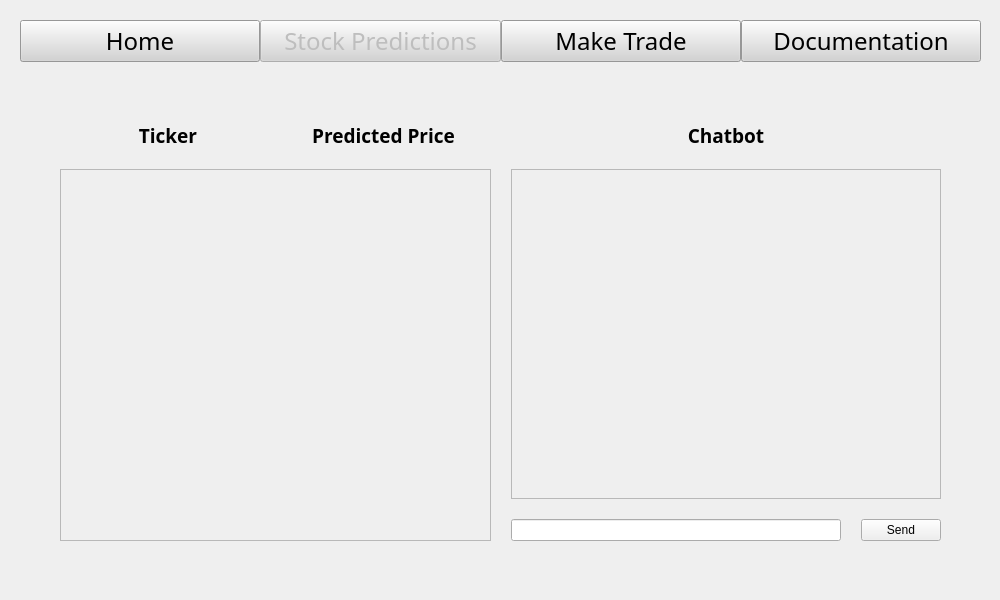
<?xml version="1.0" encoding="UTF-8"?>
<ui version="4.0">
 <class>Form</class>
 <widget class="QWidget" name="Form">
  <property name="geometry">
   <rect>
    <x>0</x>
    <y>0</y>
    <width>1000</width>
    <height>600</height>
   </rect>
  </property>
  <property name="windowTitle">
   <string>Form</string>
  </property>
  <widget class="QWidget" name="verticalLayoutWidget">
   <property name="geometry">
    <rect>
     <x>0</x>
     <y>0</y>
     <width>1001</width>
     <height>601</height>
    </rect>
   </property>
   <layout class="QVBoxLayout" name="verticalLayout_2">
    <property name="spacing">
     <number>20</number>
    </property>
    <property name="leftMargin">
     <number>20</number>
    </property>
    <property name="topMargin">
     <number>20</number>
    </property>
    <property name="rightMargin">
     <number>20</number>
    </property>
    <property name="bottomMargin">
     <number>20</number>
    </property>
    <item>
     <layout class="QHBoxLayout" name="horizontalLayout_3">
      <property name="spacing">
       <number>0</number>
      </property>
      <property name="sizeConstraint">
       <enum>QLayout::SetNoConstraint</enum>
      </property>
      <property name="leftMargin">
       <number>0</number>
      </property>
      <property name="topMargin">
       <number>0</number>
      </property>
      <property name="rightMargin">
       <number>0</number>
      </property>
      <property name="bottomMargin">
       <number>0</number>
      </property>
      <item>
       <widget class="QPushButton" name="homeButton">
        <property name="enabled">
         <bool>true</bool>
        </property>
        <property name="sizePolicy">
         <sizepolicy hsizetype="Expanding" vsizetype="Fixed">
          <horstretch>1</horstretch>
          <verstretch>1</verstretch>
         </sizepolicy>
        </property>
        <property name="font">
         <font>
          <family>Lucida Sans</family>
          <pointsize>18</pointsize>
          <weight>50</weight>
          <bold>false</bold>
         </font>
        </property>
        <property name="styleSheet">
         <string notr="true">background-color : lightgrey</string>
        </property>
        <property name="text">
         <string>Home</string>
        </property>
       </widget>
      </item>
      <item>
       <widget class="QPushButton" name="predictionButton">
        <property name="enabled">
         <bool>false</bool>
        </property>
        <property name="sizePolicy">
         <sizepolicy hsizetype="Expanding" vsizetype="Fixed">
          <horstretch>1</horstretch>
          <verstretch>1</verstretch>
         </sizepolicy>
        </property>
        <property name="font">
         <font>
          <family>Lucida Sans</family>
          <pointsize>18</pointsize>
          <weight>50</weight>
          <bold>false</bold>
         </font>
        </property>
        <property name="styleSheet">
         <string notr="true">background-color : lightgrey</string>
        </property>
        <property name="text">
         <string>Stock Predictions</string>
        </property>
       </widget>
      </item>
      <item>
       <widget class="QPushButton" name="tradeButton">
        <property name="sizePolicy">
         <sizepolicy hsizetype="Expanding" vsizetype="Fixed">
          <horstretch>1</horstretch>
          <verstretch>1</verstretch>
         </sizepolicy>
        </property>
        <property name="font">
         <font>
          <family>Lucida Sans</family>
          <pointsize>18</pointsize>
          <weight>50</weight>
          <bold>false</bold>
         </font>
        </property>
        <property name="styleSheet">
         <string notr="true">background-color : lightgrey</string>
        </property>
        <property name="text">
         <string>Make Trade</string>
        </property>
       </widget>
      </item>
      <item>
       <widget class="QPushButton" name="documentButton">
        <property name="enabled">
         <bool>true</bool>
        </property>
        <property name="sizePolicy">
         <sizepolicy hsizetype="Expanding" vsizetype="Fixed">
          <horstretch>1</horstretch>
          <verstretch>1</verstretch>
         </sizepolicy>
        </property>
        <property name="font">
         <font>
          <family>Lucida Sans</family>
          <pointsize>18</pointsize>
          <weight>50</weight>
          <bold>false</bold>
         </font>
        </property>
        <property name="styleSheet">
         <string notr="true">background-color : lightgrey</string>
        </property>
        <property name="text">
         <string>Documentation</string>
        </property>
       </widget>
      </item>
     </layout>
    </item>
    <item>
     <layout class="QHBoxLayout" name="horizontalLayout">
      <property name="spacing">
       <number>20</number>
      </property>
      <property name="leftMargin">
       <number>40</number>
      </property>
      <property name="topMargin">
       <number>40</number>
      </property>
      <property name="rightMargin">
       <number>40</number>
      </property>
      <property name="bottomMargin">
       <number>40</number>
      </property>
      <item>
       <layout class="QVBoxLayout" name="verticalLayout_4">
        <item>
         <layout class="QHBoxLayout" name="horizontalLayout_2">
          <property name="spacing">
           <number>0</number>
          </property>
          <item>
           <widget class="QLabel" name="ticker">
            <property name="sizePolicy">
             <sizepolicy hsizetype="Expanding" vsizetype="Fixed">
              <horstretch>1</horstretch>
              <verstretch>1</verstretch>
             </sizepolicy>
            </property>
            <property name="font">
             <font>
              <family>Lucida Sans</family>
              <pointsize>14</pointsize>
              <weight>75</weight>
              <bold>true</bold>
             </font>
            </property>
            <property name="text">
             <string>Ticker</string>
            </property>
            <property name="scaledContents">
             <bool>false</bool>
            </property>
            <property name="alignment">
             <set>Qt::AlignCenter</set>
            </property>
           </widget>
          </item>
          <item>
           <widget class="QLabel" name="quantity">
            <property name="sizePolicy">
             <sizepolicy hsizetype="Expanding" vsizetype="Fixed">
              <horstretch>1</horstretch>
              <verstretch>1</verstretch>
             </sizepolicy>
            </property>
            <property name="font">
             <font>
              <family>Lucida Sans</family>
              <pointsize>14</pointsize>
              <weight>75</weight>
              <bold>true</bold>
             </font>
            </property>
            <property name="text">
             <string>Predicted Price</string>
            </property>
            <property name="scaledContents">
             <bool>false</bool>
            </property>
            <property name="alignment">
             <set>Qt::AlignCenter</set>
            </property>
           </widget>
          </item>
         </layout>
        </item>
        <item>
         <widget class="QScrollArea" name="stockScroll">
          <property name="sizePolicy">
           <sizepolicy hsizetype="Expanding" vsizetype="Expanding">
            <horstretch>1</horstretch>
            <verstretch>1</verstretch>
           </sizepolicy>
          </property>
          <property name="font">
           <font>
            <family>Lucida Sans</family>
            <pointsize>12</pointsize>
           </font>
          </property>
          <property name="horizontalScrollBarPolicy">
           <enum>Qt::ScrollBarAlwaysOff</enum>
          </property>
          <property name="widgetResizable">
           <bool>true</bool>
          </property>
          <widget class="QWidget" name="scrollAreaWidgetContents_2">
           <property name="geometry">
            <rect>
             <x>0</x>
             <y>0</y>
             <width>427</width>
             <height>16</height>
            </rect>
           </property>
           <property name="sizePolicy">
            <sizepolicy hsizetype="Expanding" vsizetype="Fixed">
             <horstretch>0</horstretch>
             <verstretch>0</verstretch>
            </sizepolicy>
           </property>
           <layout class="QVBoxLayout" name="scrollLayout">
            <property name="spacing">
             <number>0</number>
            </property>
            <property name="leftMargin">
             <number>0</number>
            </property>
            <property name="topMargin">
             <number>0</number>
            </property>
            <property name="rightMargin">
             <number>0</number>
            </property>
            <property name="bottomMargin">
             <number>0</number>
            </property>
           </layout>
          </widget>
         </widget>
        </item>
       </layout>
      </item>
      <item>
       <layout class="QVBoxLayout" name="verticalLayout_3">
        <item>
         <widget class="QLabel" name="ticker_2">
          <property name="sizePolicy">
           <sizepolicy hsizetype="Expanding" vsizetype="Fixed">
            <horstretch>1</horstretch>
            <verstretch>1</verstretch>
           </sizepolicy>
          </property>
          <property name="font">
           <font>
            <family>Lucida Sans</family>
            <pointsize>14</pointsize>
            <weight>75</weight>
            <bold>true</bold>
           </font>
          </property>
          <property name="text">
           <string>Chatbot</string>
          </property>
          <property name="scaledContents">
           <bool>false</bool>
          </property>
          <property name="alignment">
           <set>Qt::AlignCenter</set>
          </property>
         </widget>
        </item>
        <item>
         <widget class="QScrollArea" name="messageBox">
          <property name="sizePolicy">
           <sizepolicy hsizetype="Expanding" vsizetype="Expanding">
            <horstretch>1</horstretch>
            <verstretch>1</verstretch>
           </sizepolicy>
          </property>
          <property name="font">
           <font>
            <family>Lucida Sans</family>
            <pointsize>12</pointsize>
           </font>
          </property>
          <property name="horizontalScrollBarPolicy">
           <enum>Qt::ScrollBarAlwaysOff</enum>
          </property>
          <property name="widgetResizable">
           <bool>true</bool>
          </property>
          <widget class="QWidget" name="scrollAreaWidgetContents_3">
           <property name="geometry">
            <rect>
             <x>0</x>
             <y>0</y>
             <width>426</width>
             <height>20</height>
            </rect>
           </property>
           <property name="sizePolicy">
            <sizepolicy hsizetype="Expanding" vsizetype="Fixed">
             <horstretch>0</horstretch>
             <verstretch>0</verstretch>
            </sizepolicy>
           </property>
           <layout class="QVBoxLayout" name="messageLayout">
            <property name="spacing">
             <number>10</number>
            </property>
            <property name="leftMargin">
             <number>10</number>
            </property>
            <property name="topMargin">
             <number>10</number>
            </property>
            <property name="rightMargin">
             <number>10</number>
            </property>
            <property name="bottomMargin">
             <number>10</number>
            </property>
           </layout>
          </widget>
         </widget>
        </item>
        <item>
         <layout class="QHBoxLayout" name="horizontalLayout_4">
          <item>
           <widget class="QLineEdit" name="queryInput">
            <property name="sizePolicy">
             <sizepolicy hsizetype="Expanding" vsizetype="Expanding">
              <horstretch>0</horstretch>
              <verstretch>0</verstretch>
             </sizepolicy>
            </property>
           </widget>
          </item>
          <item>
           <widget class="QPushButton" name="queryButton">
            <property name="text">
             <string>Send</string>
            </property>
           </widget>
          </item>
         </layout>
        </item>
       </layout>
      </item>
     </layout>
    </item>
   </layout>
  </widget>
 </widget>
 <resources/>
 <connections/>
</ui>
